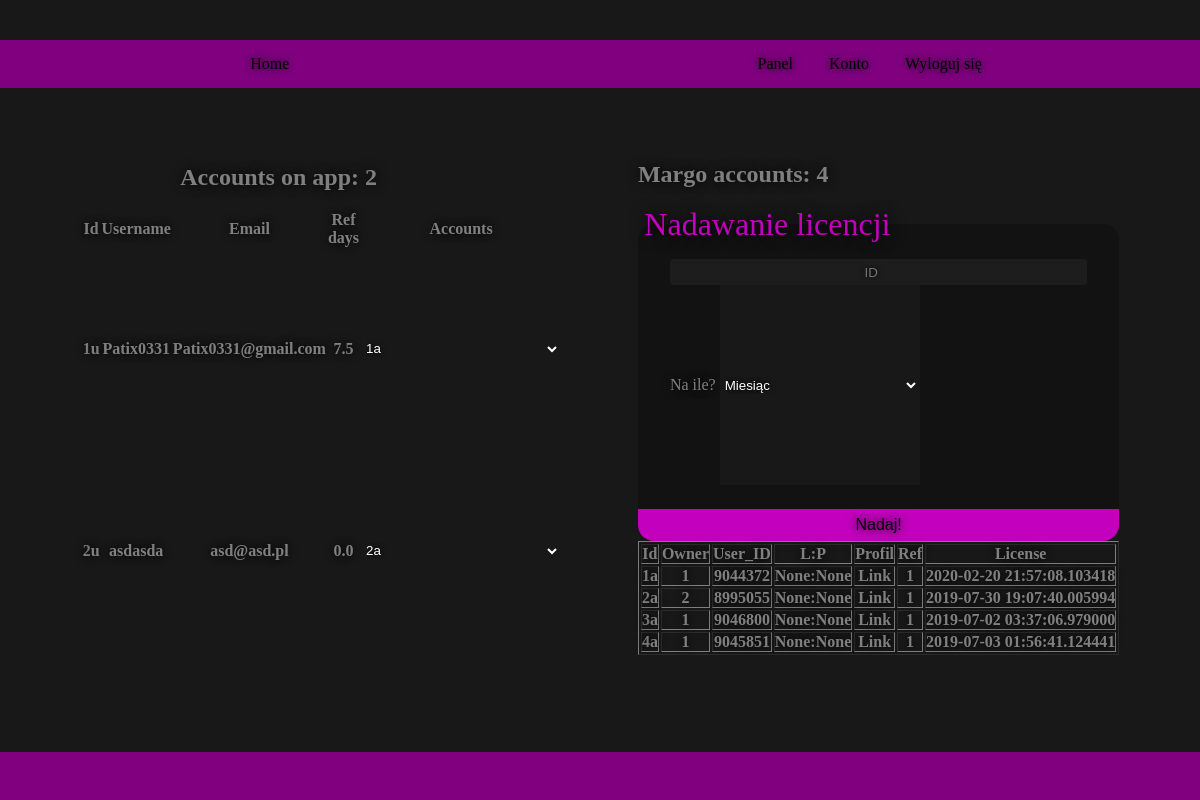
The page /panel (signed in) on the database as committed earlier.
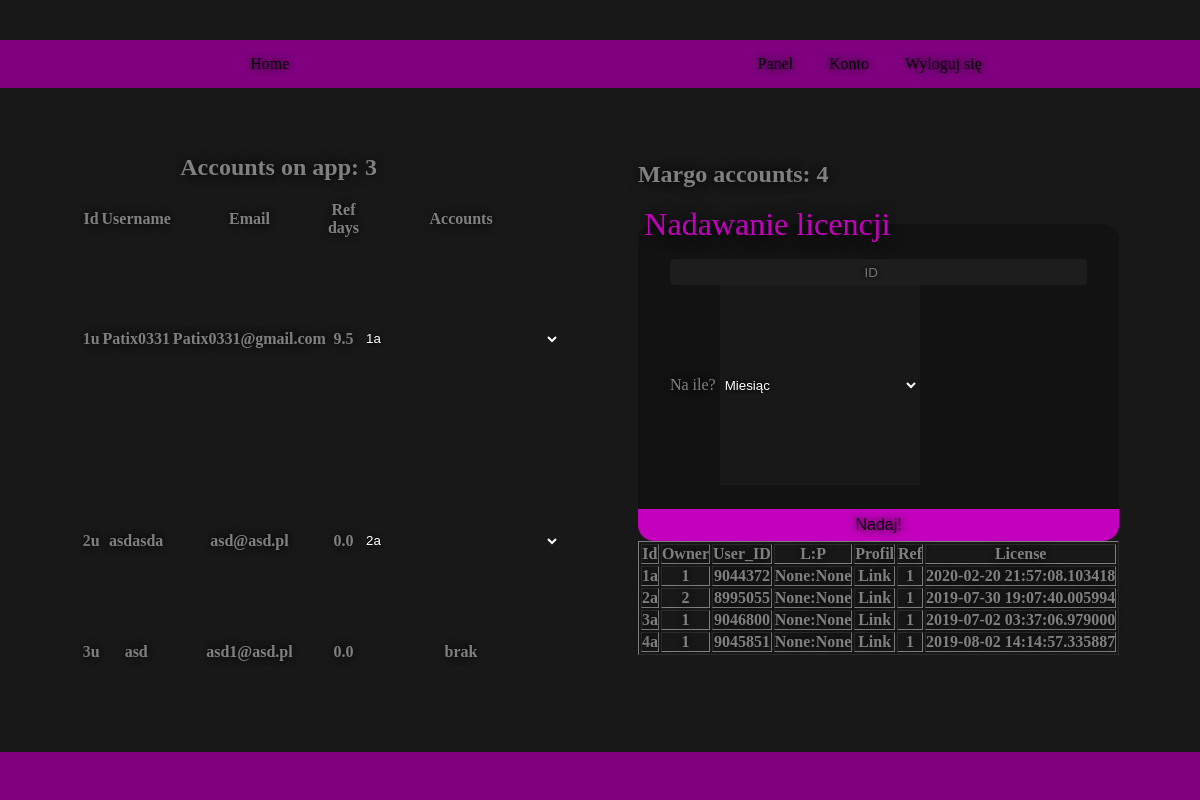
The same page on the database as committed later.
### apkabot/models.py (models this page shows)
class User(db.Model, UserMixin):
    id = db.Column(db.Integer, primary_key=True)
    username = db.Column(db.String(15), unique=True, nullable=False)
    email = db.Column(db.String(50), unique=True, nullable=False)
    password = db.Column(db.String(60), nullable=False)
    free = db.Column(db.Float, nullable=True, default = 0)
    accounts = db.relationship('Account', backref='owner', lazy=True)

class Account(db.Model):
    id = db.Column(db.Integer, primary_key=True, nullable=False)
    owner_id = db.Column(db.Integer, db.ForeignKey('user.id'), nullable=False)
    user_id = db.Column(db.Integer, nullable=False)
    url = db.Column(db.String(50), nullable=False)
    login = db.Column(db.String(30), nullable=True)
    password = db.Column(db.String(30), nullable=True)
    ref = db.Column(db.Integer, nullable=True)
    license = db.Column(db.DateTime, nullable=True, default = datetime.now() + timedelta(hours=3))

### apkabot/routes.py (the view, shortened to what this page needs)
@app.route("/panel", methods=['GET','POST'])
@login_required
def panel():
    form = PanelForm()
    form2 = AddLicense(howLong="30")
    acc_list = User.query.all()
    mAcc_list = Account.query.all()
    return render_template('panel.html', acc_list = acc_list, mAcc_list=mAcc_list, title='Panel', form=form, form2=form2)

### apkabot/forms.py (shortened to what this page needs)
class PanelForm(FlaskForm):
    id = IntegerField('ID', validators=[DataRequired(), NumberRange(1,4000, message="")])
    username = StringField('Username', validators = [
        Optional(),
        Length(min=3, max=15)
        ])
    email = StringField('Email', validators=[
        Optional(),
        Email()])
    password = PasswordField('Password', validators=[Optional()])
    ref = IntegerField('Ref', validators=[Optional()])
    submit = SubmitField('Change!')

class AddLicense(FlaskForm):
    id = IntegerField('ID', validators=[DataRequired(), NumberRange(1,4000, message="")])
    howLong = SelectField(u'Na ile?', choices=[("0.04166", 'Godzina'),("0.5", 'Pół dnia'),("1", 'Dzień'), ("7", 'Tydzien'), ("15", 'Pół miesiąca'), ("30", 'Miesiąc')])
    submit = SubmitField('Nadaj!')

### apkabot/models.py (called while the page is built)
@login_manager.user_loader
def load_user(user_id):
    return User.query.get(int(user_id))

### apkabot/templates/panel.html (shortened to what this page needs)
{% extends "layout.html" %}
{% block content %}
<div id="acc-list">
    <h2>Accounts on app: {{acc_list.__len__()}}</h2> <br>
    <table>
        <tr>
            <th>Id</th>
            <th>Username</th>
            <th>Email</th>
            <th>Ref days</th>
            <th>Accounts</th>
        </tr>
        {% for acc in acc_list %}
        <tr>
            <th>{{acc.id}}u</th>
            <th>{{acc.username}}</th>
            <th>{{acc.email}}</th>
            <th>{{acc.free}}</th>
            <th>
                {% if acc.accounts %}
                    <select name="margoAccounts">
                        {% for mAcc in acc.accounts %}
                            <option value="{{mAcc.user_id}}">{{mAcc.id}}a</option>
                        {% endfor %}
                    </select>
                {% else %}
                    brak
                {% endif %}
            </th>
        </tr>
    {% endfor %}
    </table>
</div>
<div id="add-acc">
        <h2>Margo accounts: {{mAcc_list.__len__()}}</h2> <br>
        <form method="post" action="">
        <fieldset class="login">
            <legend>Nadawanie licencji</legend>
            <div class="form">
            <div class="form-group">
                    {% if form2.id.errors %}
                        {{ form2.id(class="form-control-label is-invalid", type="number") }}
                        <div class="invalid-feedback">
                            {% for error in form2.id.errors %}
                                <span>{{ error }}</span>
                            {% endfor %}
                        </div>
                    {% else %}
                        {{ form2.id(class="form-control form-control-lg", placeholder="ID", type="number") }}
                    {% endif %}
                </div>
                <div class="form-group">
                    {{ form2.howLong.label(class="form-control-label") }}
                    {% if form2.howLong.errors %}
                        {{ form2.howLong(class="form-control-label is-invalid") }}
                        <div class="invalid-feedback">
                            {% for error in form2.howLong.errors %}
                                <span>{{ error }}</span>
                            {% endfor %}
                        </div>
                    {% else %}
                        {{ form2.howLong(class="form-control form-control-lg") }}
                    {% endif %}
                </div>
            </div>
            <input type="submit" value="Nadaj!">
        </fieldset>
    </form>
        <table border="solid">
            <tr>
                <th>Id</th>
                <th>Owner</th>
                <th>User_ID</th>
                <th>L:P</th>
                <th>Profil</th>
                <th>Ref</th>
                <th>License</th>
            </tr>
            {% for acc in mAcc_list %}
                <tr>
                    <th>{{acc.id}}a</th>
                    <th>{{acc.owner_id}}</th>
                    <th>{{acc.user_id}}</th>
                    <th>{{acc.login}}:{{acc.password}}</th>
                    <th><a href="{{acc.url}}" target="_blank">Link</a></th>
                    <th>{{acc.ref}}</th>
                    <th>{{acc.license}}</th>
                </tr>
            {% endfor %}
        </table>
</div>
{% endblock content %}

### apkabot/templates/layout.html (shortened to what this page needs)
<!DOCTYPE html>
<html lang="pl">
<head>
    <link rel="stylesheet" href="{{ url_for('static', filename='main.css') }}">
</head>
<body>
    <header>
        <nav>
            <div>
                <li><a href="{{ url_for('home') }}">Home</a></li>
            </div>
            <div>
                {% if current_user.id == 1 or current_user.id == 2%}
                    <li><a href="{{ url_for('panel')}}">Panel</a></li>
                {% endif %}
                {% if current_user.is_authenticated %}
                    <li><a href="{{ url_for('acc') }}">Konto</a></li>
                    <li><a href="{{ url_for('logout') }}">Wyloguj się</a></li>
                {% else %}
                    <li><a href="{{ url_for('login') }}">Logowanie</a></li>
                    <li><a href="{{ url_for('register') }}">Rejestracja</a></li>
                {% endif %}
            </div>
        </nav>
    </header>
    <main>
        {% block content %}{% endblock %}
    </main>
    <footer>
    </footer>
</body>
</html>

### apkabot/static/main.css (style rules this page uses)
*, *::before, *::after { margin: 0; padding: 0; -webkit-box-sizing: border-box; box-sizing: border-box; text-shadow: 0 0 0.5em black; }
body { display: -ms-grid; display: grid; -webkit-box-align: center; -ms-flex-align: center; align-items: center; justify-items: center; min-height: 100vh; background: #181818; color: grey; grid-template-areas: "header header header" "main main main" "footer footer footer"; -ms-grid-rows: 4em auto 3em; grid-template-rows: 4em auto 3em; -ms-grid-columns: auto; grid-template-columns: auto; }
header { -ms-grid-row: 1; -ms-grid-column: 1; -ms-grid-column-span: 3; grid-area: header; width: 100%; margin-top: 1em; }
header nav { background: purple; position: fixed; display: -webkit-box; display: -ms-flexbox; display: flex; -webkit-box-align: center; -ms-flex-align: center; align-items: center; -ms-flex-pack: distribute; justify-content: space-around; width: 100%; height: 3em; }
header nav li { display: inline; margin-left: 2em; width: 12em; }
header nav li a { text-decoration: none; color: black; }
main { -ms-grid-row: 2; -ms-grid-column: 1; -ms-grid-column-span: 3; grid-area: main; width: 100%; height: 100%; -webkit-box-align: center; -ms-flex-align: center; align-items: center; display: -webkit-box; display: -ms-flexbox; display: flex; -ms-flex-pack: distribute; justify-content: space-around; }
main a { text-decoration: none; color: grey; }
main .login { display: -webkit-box; display: -ms-flexbox; display: flex; -webkit-box-orient: vertical; -webkit-box-direction: normal; -ms-flex-direction: column; flex-direction: column; background: #121212; border: none; border-radius: 1em; }
main .login input { border-radius: 0.3em; height: 2em; width: 100%; text-align: center; border: none; background: #1d1d1d; color: white; }
main .login legend { color: #c300bd; margin: 0 1em 0.5em 0.2em; font-size: 2em; }
main .login .form { margin: 0 2em 0 2em; }
main .login input[type=submit] { background: #c300bd; color: black; font-size: 1em; text-shadow: 0 0 10px black; cursor: pointer; margin-top: 1.5em; border-radius: 0 0 1em 1em; }
footer { -ms-grid-row: 3; -ms-grid-column: 1; -ms-grid-column-span: 3; grid-area: footer; display: -webkit-box; display: -ms-flexbox; display: flex; -webkit-box-align: center; -ms-flex-align: center; align-items: center; -webkit-box-pack: center; -ms-flex-pack: center; justify-content: center; width: 100%; height: 100%; color: black; background: purple; border-top: 2px solid purple; }
#acc-list { display: -webkit-box; display: -ms-flexbox; display: flex; -webkit-box-orient: vertical; -webkit-box-direction: normal; -ms-flex-direction: column; flex-direction: column; width: 33%; height: 50%; -webkit-box-pack: center; -ms-flex-pack: center; justify-content: center; text-align: center; }
select { background: #181818; border-color: #181818; color: white; width: 200px; height: 200px; }

Rows that differ between the two databases and show on the page:
changed User "Patix0331": free "7.5" → "9.5"
added User: id "3", username "asd", email "asd1@asd.pl", free "0.0", shows "brak"
changed Account id 4: license "2019-07-03 01:56:41.124441" → "2019-08-02 14:14:57.335887"
Other text that changed with them:
{{ acc_list.__len__() }}: "2" → "3"
